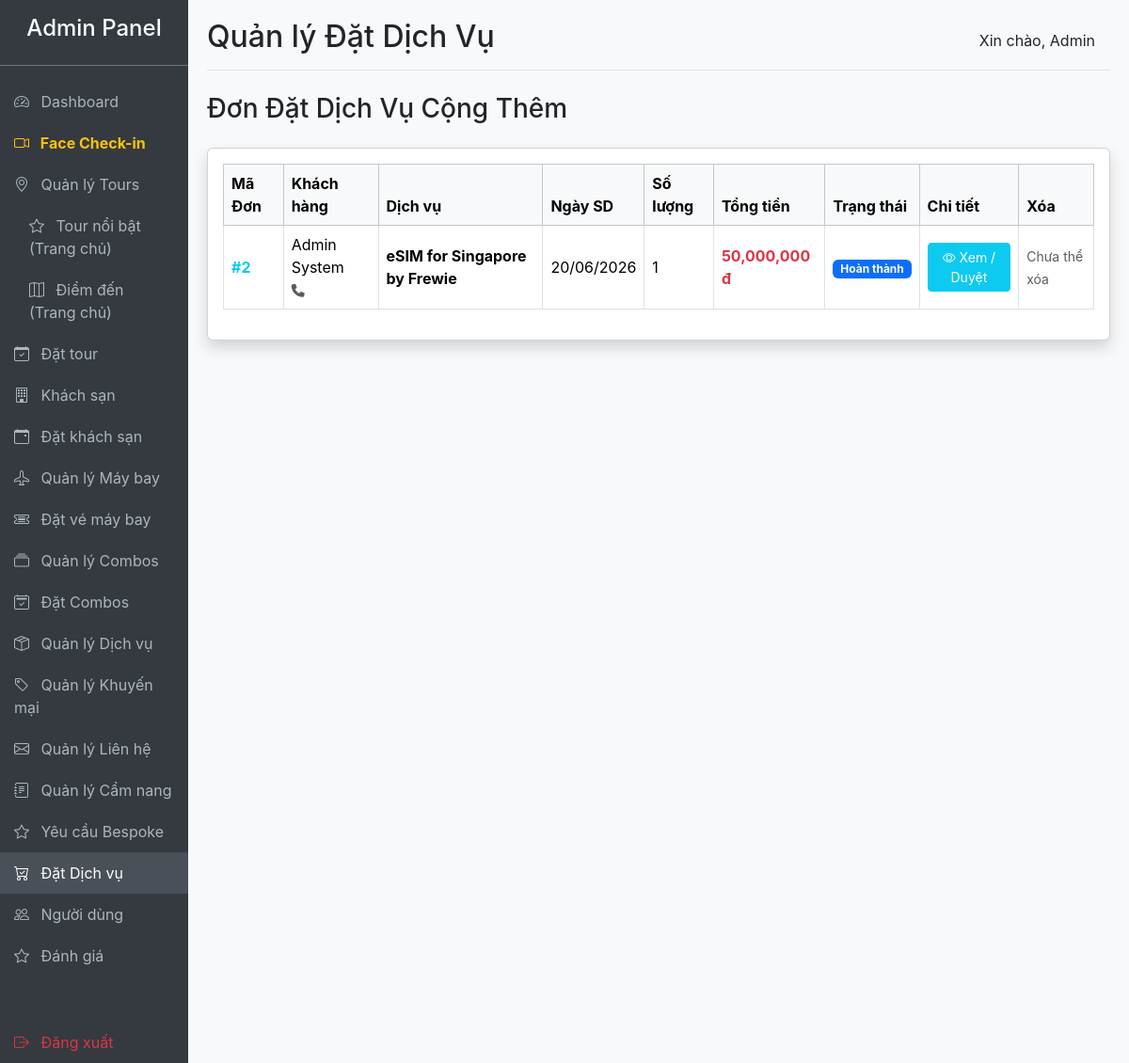
/travel-booking/admin/service-bookings.php (signed in), run on the app's committed database.
### tables this page shows
CREATE TABLE `service_bookings` (
  `id` int(11) NOT NULL,
  `user_id` bigint(20) NOT NULL,
  `service_id` int(11) NOT NULL,
  `booking_code` varchar(50) DEFAULT NULL,
  `service_date` date NOT NULL,
  `quantity` int(11) DEFAULT 1,
  `total_price` decimal(10,2) NOT NULL,
  `payment_type` enum('full','deposit') DEFAULT 'full',
  `amount_paid` decimal(15,2) DEFAULT 0.00,
  `payment_status` enum('pending','paid','failed','refunded') DEFAULT 'pending',
  `status` enum('pending','confirmed','completed','cancelled') DEFAULT 'pending',
  `created_at` timestamp NOT NULL DEFAULT current_timestamp(),
  `cccd` varchar(20) DEFAULT NULL,
  `representative_name` varchar(100) DEFAULT NULL,
  `payment_face_image` varchar(255) DEFAULT NULL
);

CREATE TABLE `users` (
  `id` bigint(20) NOT NULL,
  `full_name` varchar(255) NOT NULL,
  `email` varchar(255) NOT NULL,
  `password_hash` text NOT NULL,
  `phone` varchar(20) DEFAULT NULL,
  `avatar` text DEFAULT NULL,
  `role` enum('admin','user') DEFAULT 'user',
  `status` enum('active','inactive','banned') DEFAULT 'active',
  `created_at` timestamp NOT NULL DEFAULT current_timestamp(),
  `updated_at` timestamp NOT NULL DEFAULT current_timestamp() ON UPDATE current_timestamp(),
  `face_descriptor` text DEFAULT NULL,
  `reset_token` varchar(64) DEFAULT NULL,
  `reset_expires` datetime DEFAULT NULL,
  `face_image` varchar(255) DEFAULT NULL
);

CREATE TABLE `additional_services` (
  `id` int(11) NOT NULL,
  `name` varchar(255) NOT NULL,
  `description` text DEFAULT NULL,
  `price` decimal(10,2) NOT NULL,
  `image_url` varchar(255) DEFAULT NULL,
  `created_at` timestamp NOT NULL DEFAULT current_timestamp()
);

### travel-booking/admin/service-bookings.php (the view, shortened to what this page needs)
<?php
require '../includes/db.php';
$sql = "SELECT b.*, u.full_name, u.phone, s.name AS service_name
        FROM service_bookings b
        JOIN users u ON b.user_id = u.id
        JOIN additional_services s ON b.service_id = s.id
        ORDER BY b.created_at DESC";
$result = mysqli_query($conn, $sql);
include 'includes/admin-header.php';
?>
<div class="d-flex justify-content-between align-items-center mb-4">
    <h1 class="h3 mb-0 text-gray-800">Đơn Đặt Dịch Vụ Cộng Thêm</h1>
</div>
<div class="card shadow mb-4">
    <div class="card-body">
        <div class="table-responsive">
            <table class="table table-bordered table-hover align-middle">
                <thead class="table-light">
                    <tr>
                        <th>Mã Đơn</th>
                        <th>Khách hàng</th>
                        <th>Dịch vụ</th>
                        <th>Ngày SD</th>
                        <th>Số lượng</th>
                        <th>Tổng tiền</th>
                        <th>Trạng thái</th>
                        <th>Chi tiết</th>
                        <th>Xóa</th>
                    </tr>
                </thead>
                <tbody>
                    <?php if (mysqli_num_rows($result) > 0): ?>
                        <?php while ($booking = mysqli_fetch_assoc($result)): ?>
                            <tr>
                                <td class="fw-bold text-info">#<?= htmlspecialchars($booking['id']) ?></td>
                                <td>
                                    <div><?= htmlspecialchars($booking['full_name']) ?></div>
                                    <small class="text-muted"><i class="fa-solid fa-phone"></i> <?= htmlspecialchars($booking['phone']) ?></small>
                                </td>
                                <td><div class="fw-bold"><?= htmlspecialchars($booking['service_name']) ?></div></td>
                                <td><?= date('d/m/Y', strtotime($booking['service_date'])) ?></td>
                                <td><?= $booking['quantity'] ?></td>
                                <td class="text-danger fw-bold"><?= number_format($booking['total_price']) ?> đ</td>
                                <td>
                                    <?php
                                    $status = $booking['status'];
                                    if ($status == 'confirmed') echo '<span class="badge bg-success">Đã xác nhận</span>';
                                    elseif ($status == 'completed') echo '<span class="badge bg-primary">Hoàn thành</span>';
                                    elseif ($status == 'cancelled') echo '<span class="badge bg-danger">Đã hủy</span>';
                                    else echo '<span class="badge bg-warning text-dark">Chờ duyệt</span>';
                                    ?>
                                </td>
                                <td>
                                    <a href="service-booking-detail.php?id=<?= $booking['id'] ?>" class="btn btn-sm btn-info text-white">
                                        <i class="bi bi-eye"></i> Xem / Duyệt
                                    </a>
                                </td>
                                <td>
                                    <?php if ($status == 'cancelled'): ?>
                                        <a href="service-bookings.php?delete_id=<?= $booking['id'] ?>" class="btn btn-sm btn-danger" onclick="return confirm('Bạn có chắc chắn muốn xóa hẳn đơn đã hủy này?');"><i class="bi bi-trash"></i> Xóa</a>
                                    <?php else: ?>
                                        <span class="text-muted small">Chưa thể xóa</span>
                                    <?php endif; ?>
                                </td>
                            </tr>
                        <?php endwhile; ?>
                    <?php else: ?>
                        <tr>
                            <td colspan="9" class="text-center py-4">Chưa có lượt đặt dịch vụ nào.</td>
                        </tr>
                    <?php endif; ?>
                </tbody>
            </table>
        </div>
    </div>
</div>
<?php include 'includes/admin-footer.php'; ?>

### travel-booking/admin/includes/admin-header.php (style rules this page uses)
body { font-family: 'Inter', sans-serif; background-color: #f8f9fa; }

### data on the page
service_bookings: id "2", user.full_name "Admin System", service.name "eSIM for Singapore by Frewie", service_date "20/06/2026", quantity "1", total_price "50,000,000", status "Hoàn thành"

### other printed values
$page_title "Quản lý Đặt Dịch Vụ"
